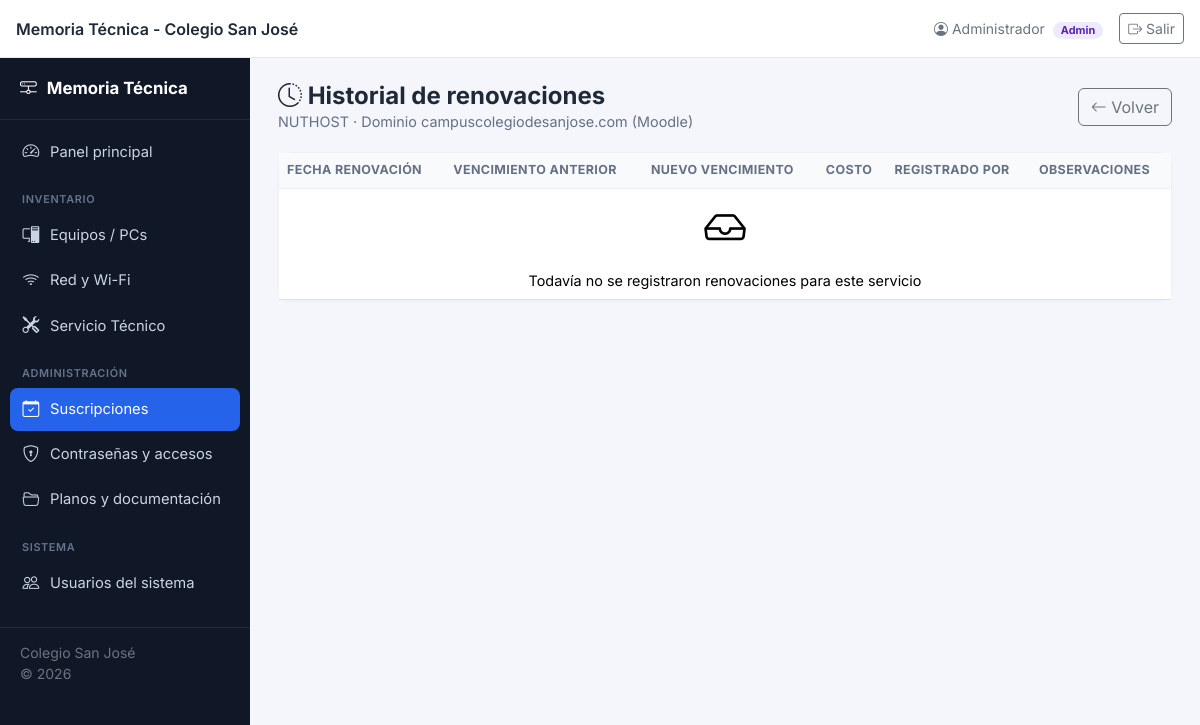
Page /suscripciones/historial.php?id=1 (signed in) on the committed database.
### tables this page shows
CREATE TABLE suscripciones (
  id INT AUTO_INCREMENT PRIMARY KEY,
  proveedor VARCHAR(150) NOT NULL,
  servicio VARCHAR(150) NOT NULL,
  costo DECIMAL(12,2) NULL,
  moneda VARCHAR(10) NOT NULL DEFAULT 'ARS',
  fecha_contratacion DATE NULL,
  fecha_vencimiento DATE NOT NULL,
  periodo_renovacion ENUM('mensual','trimestral','semestral','anual','bianual','otro') NOT NULL DEFAULT 'anual',
  observaciones TEXT NULL,
  activo TINYINT(1) NOT NULL DEFAULT 1,
  created_at DATETIME NOT NULL DEFAULT CURRENT_TIMESTAMP,
  updated_at DATETIME NOT NULL DEFAULT CURRENT_TIMESTAMP ON UPDATE CURRENT_TIMESTAMP
);

### includes/functions.php (called while the page is built, shortened)
<?php
function h($value): string
{
    return htmlspecialchars((string)($value ?? ''), ENT_QUOTES, 'UTF-8');
}

### suscripciones/historial.php (the view, shortened to what this page needs)
<?php
require_once __DIR__ . '/../includes/functions.php';
$db = getDB();
$id = (int)($_GET['id'] ?? 0);
$stmt = $db->prepare('SELECT * FROM suscripciones WHERE id = ?');
$stmt->execute([$id]);
$s = $stmt->fetch();
$hist = $db->prepare('SELECT h.*, u.nombre usuario_nombre FROM renovaciones_historial h LEFT JOIN usuarios_sistema u ON u.id = h.usuario_id WHERE suscripcion_id = ? ORDER BY fecha_renovacion DESC');
$hist->execute([$id]);
$historial = $hist->fetchAll();
require_once __DIR__ . '/../includes/header.php';
require_once __DIR__ . '/../includes/layout_start.php';
?>
<div class="page-header">
  <div>
    <h1><i class="bi bi-clock-history"></i> Historial de renovaciones</h1>
    <div class="subtitle"><?= h($s['proveedor']) ?> · <?= h($s['servicio']) ?></div>
  </div>
  <a href="index.php" class="btn btn-outline-secondary"><i class="bi bi-arrow-left"></i> Volver</a>
</div>
<div class="card-app">
  <div class="table-responsive">
    <table class="table table-app mb-0">
      <thead><tr><th>Fecha renovación</th><th>Vencimiento anterior</th><th>Nuevo vencimiento</th><th>Costo</th><th>Registrado por</th><th>Observaciones</th></tr></thead>
      <tbody>
      <?php if (!$historial): ?>
        <tr><td colspan="6" class="empty-state"><i class="bi bi-inbox"></i>Todavía no se registraron renovaciones para este servicio</td></tr>
      <?php else: foreach ($historial as $h): ?>
        <tr>
          <td><?= formatFecha($h['fecha_renovacion']) ?></td>
          <td><?= formatFecha($h['fecha_vencimiento_anterior']) ?></td>
          <td class="fw-semibold"><?= formatFecha($h['fecha_vencimiento_nueva']) ?></td>
          <td><?= formatMoneda($h['costo'], $s['moneda']) ?></td>
          <td><?= h($h['usuario_nombre'] ?? '-') ?></td>
          <td><?= h($h['observaciones']) ?></td>
        </tr>
      <?php endforeach; endif; ?>
      </tbody>
    </table>
  </div>
</div>
<?php require_once __DIR__ . '/../includes/footer.php'; ?>

### assets/css/style.css (style rules this page uses)
:root { --brand: #2563eb; --brand-dark: #1d4ed8; --brand-light: #eff6ff; --sidebar-w: 250px; --topbar-h: 58px; --bg: #f4f6fb; --card-radius: 14px; }
* { box-sizing: border-box; }
body { font-family: 'Inter', -apple-system, BlinkMacSystemFont, 'Segoe UI', sans-serif; background: var(--bg); color: #1f2937; }
a { text-decoration: none; }
body.with-sidebar { padding-top: var(--topbar-h); }
.card-app { background: #fff; border-radius: var(--card-radius); border: 1px solid #eef0f4; box-shadow: 0 1px 2px rgba(16,24,40,0.04); }
.page-header { display: flex; align-items: center; justify-content: space-between; flex-wrap: wrap; gap: 12px; margin-bottom: 20px; }
.page-header h1 { font-size: 1.5rem; font-weight: 700; margin: 0; }
.page-header .subtitle { color: #667085; font-size: .9rem; }
.table-app thead th { background: #f9fafb; font-size: .78rem; text-transform: uppercase; letter-spacing: .03em; color: #667085; border-bottom: 1px solid #eef0f4; white-space: nowrap; }
.table-app td { vertical-align: middle; font-size: .9rem; }
.empty-state { text-align: center; padding: 50px 20px; color: #98a2b3; }
.empty-state i { font-size: 2.6rem; margin-bottom: 10px; display: block; }

### rows in the picture
suscripciones: proveedor "NUTHOST", servicio "Dominio campuscolegiodesanjose.com (Moodle)"

### other values in the picture
APP_NAME "Memoria Técnica - Colegio San José"
$user['nombre'] "Administrador"
$user['rol'] "Admin"
